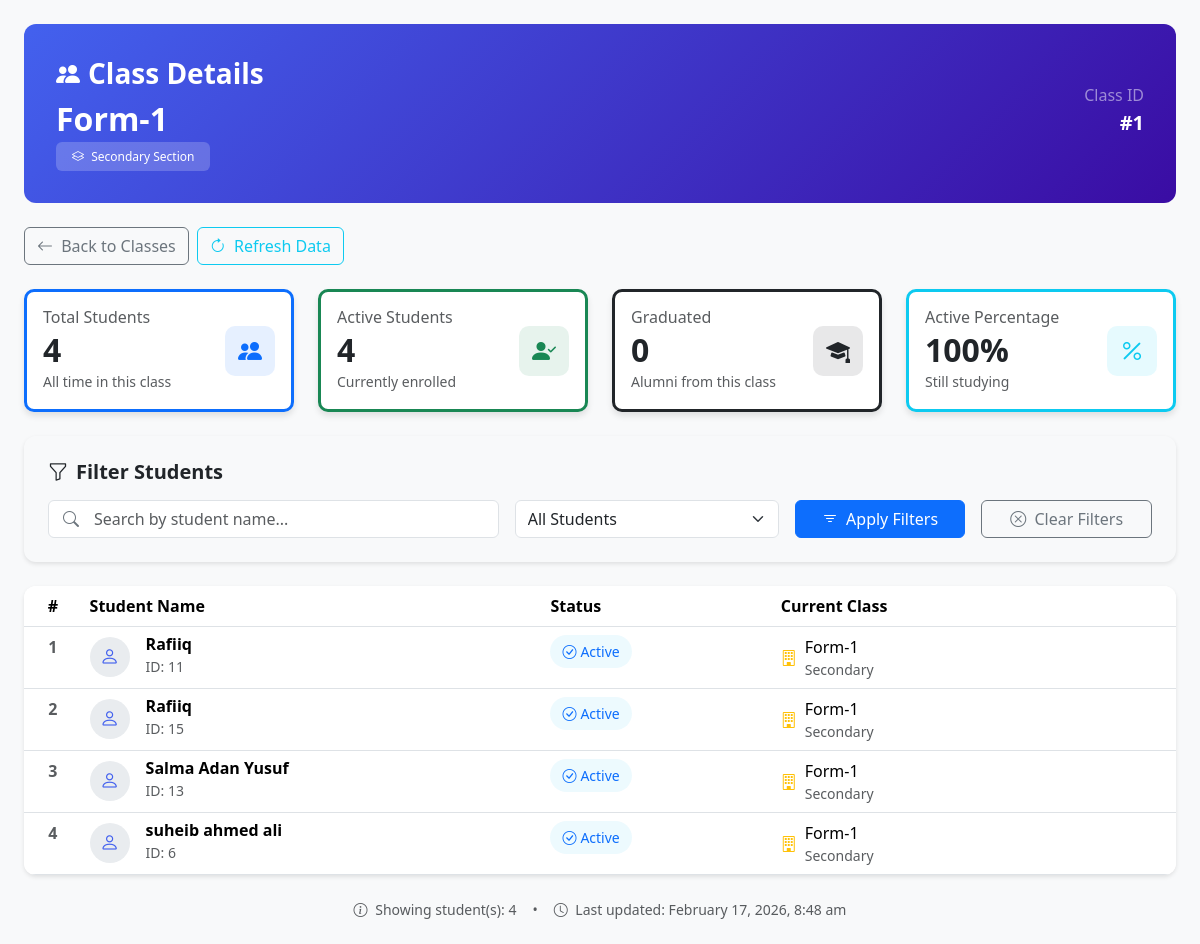
The page /views/admin/classes/old/view_class.php?id=1 (signed in) on the database its author committed.
### tables this page shows
CREATE TABLE `app_settings` (
  `id` int(11) NOT NULL,
  `app_name` varchar(150) DEFAULT 'Admin Panel',
  `logo_path` varchar(255) DEFAULT NULL,
  `show_type` enum('text','logo') DEFAULT 'text',
  `updated_at` timestamp NOT NULL DEFAULT current_timestamp() ON UPDATE current_timestamp(),
  `language_id` int(11) DEFAULT 1
);

CREATE TABLE `classes` (
  `id` int(11) NOT NULL,
  `name` varchar(150) NOT NULL,
  `created_at` timestamp NOT NULL DEFAULT current_timestamp(),
  `section_id` int(11) DEFAULT NULL
);

CREATE TABLE `sections` (
  `id` int(11) NOT NULL,
  `name` varchar(50) NOT NULL,
  `payable` tinyint(1) NOT NULL DEFAULT 1 COMMENT '1 = Payable, 0 = Free/Scholarship'
);

### views/admin/classes/old/view_class.php (the view, shortened to what this page needs)
<?php
require_once __DIR__ . '/../../../../config/db.php';
$settings = $conn->query("SELECT language_id FROM app_settings ORDER BY id DESC LIMIT 1")->fetch_assoc();
$currentLangId = $settings['language_id'] ?? 1;
function t($key, $replacements = []) {
    global $translations, $currentLangId;
    $text = $translations[$currentLangId][$key] ?? $key;
    return $text;
}
$class_id = intval($_GET['id'] ?? 0);
$search = trim($_GET['search'] ?? '');
$status_filter = $_GET['status'] ?? 'all';
$class_stmt = $conn->prepare("SELECT c.id, c.name, s.name AS section_name
                              FROM classes c
                              LEFT JOIN sections s ON c.section_id = s.id
                              WHERE c.id=?");
$class_stmt->bind_param('i', $class_id);
$class_stmt->execute();
$class = $class_stmt->get_result()->fetch_assoc();
$sql = "
SELECT *
FROM (
    /* STUDENTS FROM THIS CLASS (PAST OR PRESENT) */
    SELECT DISTINCT
        st.id AS student_id,
        st.name AS student_name,
        CASE
            WHEN cs_active.id IS NOT NULL THEN 1
            ELSE 0
        END AS is_active,
        c_current.name AS current_class_name,
        s_current.name AS current_section_name
    FROM students st
    /* Was in this class */
    LEFT JOIN class_students cs_history
        ON cs_history.student_id = st.id
        AND cs_history.class_id = ?
    /* Alumni from this class */
    LEFT JOIN alumni a
        ON a.student_id = st.id
        AND a.class_id = ?
    /* Current active class (any class) */
    LEFT JOIN class_students cs_active
        ON cs_active.student_id = st.id
        AND cs_active.is_active = 1
    LEFT JOIN classes c_current ON c_current.id = cs_active.class_id
    LEFT JOIN sections s_current ON s_current.id = c_current.section_id
    WHERE cs_history.id IS NOT NULL
       OR a.id IS NOT NULL
) AS combined
WHERE 1
";
$params = [$class_id, $class_id];
$types = "ii";
$sql .= " ORDER BY student_name ASC";
$stmt = $conn->prepare($sql);
$stmt->bind_param($types, ...$params);
$stmt->execute();
$students_res = $stmt->get_result();
$total_students = 0;
$active_students = 0;
$graduated_students = 0;
$students = [];
while ($row = $students_res->fetch_assoc()) {
    $students[] = $row;
    $total_students++;
    if ($row['is_active'] == 1) {
        $active_students++;
    } else {
        $graduated_students++;
    }
}
$theme_mode = 1;
$themeRes = $conn->query("SELECT mode FROM theme ORDER BY id DESC LIMIT 1");
if($themeRes && $row = $themeRes->fetch_assoc()){
    $theme_mode = (int)$row['mode'];
}
?>
<!DOCTYPE html>
<html lang="<?= $currentLangId == 2 ? 'ar' : 'en' ?>"
      dir="<?= $currentLangId == 2 ? 'rtl' : 'ltr' ?>">
<head>
    <link href="https://cdn.jsdelivr.net/npm/bootstrap@5.3.2/dist/css/bootstrap.min.css" rel="stylesheet">
    <link rel="stylesheet" href="https://cdn.jsdelivr.net/npm/bootstrap-icons@1.11.0/font/bootstrap-icons.css">
    <link rel="stylesheet" href="https://cdnjs.cloudflare.com/ajax/libs/font-awesome/6.4.0/css/all.min.css">
</head>
<body class="<?= $theme_mode === 0 ? 'dark-mode' : 'light-mode' ?>">
    <div class="container-fluid py-4 px-3 px-md-4">
        <div class="header-card mb-4 fade-in">
            <div class="header-gradient">
                <div class="d-flex flex-column flex-md-row justify-content-between align-items-start align-items-md-center">
                    <div class="mb-3 mb-md-0">
                        <div class="d-flex align-items-center mb-2">
                            <i class="bi bi-people-fill me-2 fs-4"></i>
                            <h1 class="h3 mb-0 fw-bold"><?= t('class_details') ?></h1>
                        </div>
                        <div class="d-flex flex-wrap align-items-center gap-3">
                            <div>
                                <h2 class="h2 fw-bold mb-0"><?= htmlspecialchars($class['name']) ?></h2>
                                <div class="d-flex align-items-center mt-1">
                                    <span class="badge section-badge py-2 px-3">
                                        <i class="bi bi-layers me-1"></i>
                                        <?= htmlspecialchars($class['section_name']) ?> <?= t('section') ?>
                                    </span>
                                </div>
                            </div>
                        </div>
                    </div>
                    <div class="text-md-end mt-3 mt-md-0">
                        <div class="text-white-50 mb-1"><?= t('class_id') ?></div>
                        <div class="h5 fw-bold">#<?= $class['id'] ?></div>
                    </div>
                </div>
            </div>
        </div>
        <div class="d-flex flex-wrap gap-2 mb-4 fade-in">
            <a href="../classes.php" class="btn btn-outline-secondary">
                <i class="bi bi-arrow-left me-1"></i> <?= t('back_to_classes') ?>
            </a>
            <a href="?id=<?= $class_id ?>" class="btn btn-outline-info">
                <i class="bi bi-arrow-clockwise me-1"></i> <?= t('refresh_data') ?>
            </a>
        </div>
        <div class="row g-4 mb-4 fade-in">
            <div class="col-md-6 col-lg-3">
                <div class="card stats-card h-100 border-start border-primary border-3">
                    <div class="card-body">
                        <div class="d-flex justify-content-between align-items-center">
                            <div>
                                <h6 class="text-muted mb-1"><?= t('total_students') ?></h6>
                                <h2 class="fw-bold mb-0"><?= $total_students ?></h2>
                                <small class="text-muted"><?= t('all_time_in_class') ?></small>
                            </div>
                            <div class="stats-icon bg-primary bg-opacity-10 text-primary">
                                <i class="bi bi-people-fill"></i>
                            </div>
                        </div>
                    </div>
                </div>
            </div>
            <div class="col-md-6 col-lg-3">
                <div class="card stats-card h-100 border-start border-success border-3">
                    <div class="card-body">
                        <div class="d-flex justify-content-between align-items-center">
                            <div>
                                <h6 class="text-muted mb-1"><?= t('active_students') ?></h6>
                                <h2 class="fw-bold mb-0"><?= $active_students ?></h2>
                                <small class="text-muted"><?= t('currently_enrolled') ?></small>
                            </div>
                            <div class="stats-icon bg-success bg-opacity-10 text-success">
                                <i class="bi bi-person-check-fill"></i>
                            </div>
                        </div>
                    </div>
                </div>
            </div>
            <div class="col-md-6 col-lg-3">
                <div class="card stats-card h-100 border-start border-dark border-3">
                    <div class="card-body">
                        <div class="d-flex justify-content-between align-items-center">
                            <div>
                                <h6 class="text-muted mb-1"><?= t('graduated') ?></h6>
                                <h2 class="fw-bold mb-0"><?= $graduated_students ?></h2>
                                <small class="text-muted"><?= t('alumni_from_class') ?></small>
                            </div>
                            <div class="stats-icon bg-dark bg-opacity-10 text-dark">
                                <i class="bi bi-mortarboard-fill"></i>
                            </div>
                        </div>
                    </div>
                </div>
            </div>
            <div class="col-md-6 col-lg-3">
                <div class="card stats-card h-100 border-start border-info border-3">
                    <div class="card-body">
                        <div class="d-flex justify-content-between align-items-center">
                            <div>
                                <h6 class="text-muted mb-1"><?= t('active_percentage') ?></h6>
                                <h2 class="fw-bold mb-0">
                                    <?= $total_students > 0 ? round(($active_students / $total_students) * 100) : 0 ?>%
                                </h2>
                                <small class="text-muted"><?= t('still_studying') ?></small>
                            </div>
                            <div class="stats-icon bg-info bg-opacity-10 text-info">
                                <i class="bi bi-percent"></i>
                            </div>
                        </div>
                    </div>
                </div>
            </div>
        </div>
        <div class="filter-card p-4 mb-4 fade-in">
            <h5 class="fw-bold mb-3">
                <i class="bi bi-funnel me-2"></i><?= t('filter_students') ?>
            </h5>
            <form method="GET" class="row g-3">
                <div class="col-lg-5 col-md-6">
                    <div class="search-input-group">
                        <i class="bi bi-search search-icon"></i>
                        <input type="text"
                               name="search"
                               class="form-control ps-5"
                               placeholder="<?= t('search_by_name') ?>"
                               value="<?= htmlspecialchars($search) ?>">
                    </div>
                </div>
                <div class="col-lg-3 col-md-4">
                    <select name="status" class="form-select">
                        <option value="all" <?= $status_filter === 'all' ? 'selected' : '' ?>><?= t('all_students') ?></option>
                    </select>
                </div>
                <div class="col-lg-2 col-md-2">
                    <div class="d-grid">
                        <button type="submit" class="btn btn-primary">
                            <i class="bi bi-filter me-1"></i> <?= t('apply_filters') ?>
                        </button>
                    </div>
                </div>
                <div class="col-lg-2 col-md-2">
                    <div class="d-grid">
                        <a href="?id=<?= $class_id ?>" class="btn btn-outline-secondary">
                            <i class="bi bi-x-circle me-1"></i> <?= t('clear_filters') ?>
                        </a>
                    </div>
                </div>
            </form>
        </div>
        <div class="table-container fade-in">
            <div class="table-responsive">
                <table class="table table-hover mb-0">
                    <thead>
                        <tr>
                            <th width="5%" class="text-center">#</th>
                            <th width="40%"><?= t('student_name') ?></th>
                            <th width="20%"><?= t('status') ?></th>
                            <th width="35%"><?= t('current_class') ?></th>
                        </tr>
                    </thead>
                    <tbody>
                        <?php if (empty($students)): ?>
                            <tr>
                                <td colspan="4" class="text-center empty-state">
                                    <div class="py-5">
                                        <i class="bi bi-people empty-icon"></i>
                                        <h5 class="text-muted mb-2"><?= t('no_students_found') ?></h5>
                                        <p class="text-muted mb-0">
                                            <?php if ($search || $status_filter !== 'all'): ?>
                                                <?= t('adjust_filters') ?>
                                            <?php else: ?>
                                                <?= t('no_students_assigned') ?>
                                            <?php endif; ?>
                                        </p>
                                    </div>
                                </td>
                            </tr>
                        <?php else: ?>
                            <?php $i = 1; ?>
                            <?php foreach ($students as $row): ?>
                                <tr class="student-row">
                                    <td class="text-center fw-semibold text-muted"><?= $i++ ?></td>
                                    <td>
                                        <div class="d-flex align-items-center">
                                            <div class="flex-shrink-0">
                                                <div class="student-avatar">
                                                    <i class="bi bi-person"></i>
                                                </div>
                                            </div>
                                            <div class="flex-grow-1 ms-3">
                                                <h6 class="mb-0 fw-semibold"><?= htmlspecialchars($row['student_name']) ?></h6>
                                                <small class="text-muted"><?= t('student_id') ?>: <?= $row['student_id'] ?></small>
                                            </div>
                                        </div>
                                    </td>
                                    <td>
                                       <?php if ($row['is_active'] == 1): ?>
    <span class="status-badge active-status">
        <i class="bi bi-check-circle me-1"></i> <?= t('active') ?>
    </span>
<?php endif; ?>
                                    </td>
                                    <td>
<?php if ($row['current_class_name']): ?>
                                            <div class="d-flex align-items-center">
                                                <div class="flex-shrink-0 me-2">
                                                    <i class="bi bi-building text-warning"></i>
                                                </div>
                                                <div>
                                                    <span class="fw-medium"><?= htmlspecialchars($row['current_class_name']) ?></span>
                                                    <div class="text-muted small">
                                                        <?= htmlspecialchars($row['current_section_name']) ?>
                                                    </div>
                                                </div>
                                            </div>
                                        <?php else: ?>
                                            <span class="text-muted fst-italic">-</span>
                                        <?php endif; ?>
                                    </td>
                                </tr>
                            <?php endforeach; ?>
                        <?php endif; ?>
                    </tbody>
                </table>
            </div>
        </div>
        <div class="mt-4 text-center text-muted small fade-in">
            <div class="d-flex flex-wrap justify-content-center align-items-center gap-3">
                <div>
                    <i class="bi bi-info-circle me-1"></i>
                    <?= t('showing_students') ?>: <?= count($students) ?>
                </div>
                <div>•</div>
                <div>
                    <i class="bi bi-clock me-1"></i>
                    <?= t('last_updated') ?>: <?= date('F j, Y, g:i a') ?>
                </div>
            </div>
        </div>
    </div>
</body>
</html>

### rows shown on the page
app_settings: language "Class Details", language "Section", language "Class ID", language "Back to Classes", language "Refresh Data", language "Total Students", language "All time in this class", language "Active Students", language "Currently enrolled", language "Graduated", language "Alumni from this class", language "Active Percentage", language "Still studying", language "Filter Students", search "Search by student name...", status "All Students", language "Apply Filters", language "Clear Filters", language "Student Name", language "Status", language "Current Class", language "ID", language "Active", language "Showing student(s)", language "Last updated"
classes: name "Form-1", section.name "Secondary", id "1"

### other values the page prints
$total_students "4"
$active_students "4"
$graduated_students "0"
$row['student_name'] "Rafiiq"
$row['student_id'] "11"
$row['current_class_name'] "Form-1"
$row['current_section_name'] "Secondary"
$row['student_id'] "15"
$row['student_name'] "Salma Adan Yusuf"
$row['student_id'] "13"
$row['student_name'] "suheib ahmed ali"
$row['student_id'] "6"
count($students) "4"
